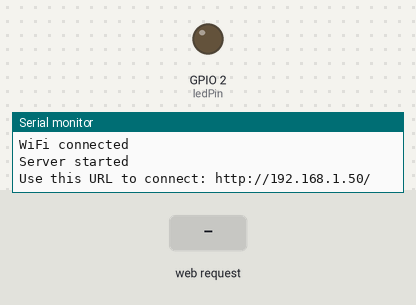
The sketch below on a simulated ESP8266 (NodeMCU). Parts: output pins drawn as LEDs (lit = HIGH), the last lines printed to the serial monitor. Inputs (shaded band) come from the test bench. WiFi joins after 1.5 s; servers stay silent unless stated.

Above: at 2.7 s.
2.8 s: HTTP request GET /LED=OFF received
At 4.0 s:
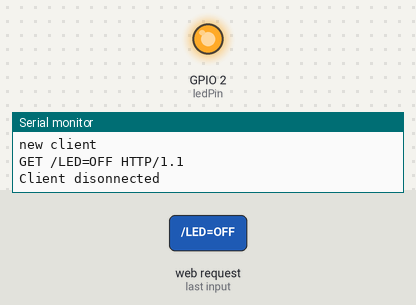
4.3 s: HTTP request GET /LED=ON received
At 5.1 s:
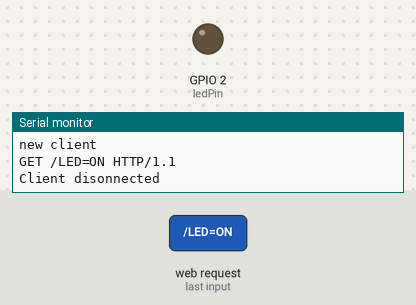
Timing chart, 0 to 7.3 s (numbered marks = the images above; inputs shaded):
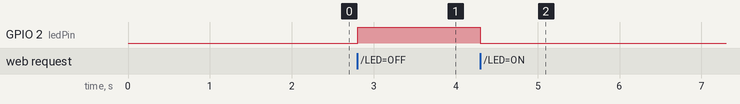

The sketch:

nodemcuOnlineTutorial.ino
```cpp
#include <ESP8266WiFi.h>

const char* ssid = "ii-home";
const char* password = "0936225432";

int ledPin = LED_BUILTIN;
WiFiServer server(80);

void setup() {
  Serial.begin(115200);
  delay(10);

  pinMode(ledPin, OUTPUT);
  digitalWrite(ledPin, LOW);
  WiFi.mode(WIFI_STA);

  // Connect to WiFi network
  Serial.print("Connecting to ");
  Serial.println(ssid);

  WiFi.begin(ssid, password);

  while (!WiFi.isConnected()) {
    delay(500);
    Serial.print(".");
    Serial.println("Wifi not connected yet");
  }
  Serial.println("");
  Serial.println("WiFi connected");

  // Start the server
  server.begin();
  Serial.println("Server started");

  // Print the IP address
  Serial.print("Use this URL to connect: ");
  Serial.print("http://");
  Serial.print(WiFi.localIP());
  Serial.println("/");

}

void loop() {
  // Check if a client has connected
  WiFiClient client = server.available();
  if (!client) {
    return;
  }

  // Wait until the client sends some data
  Serial.println("new client");
  while(!client.available()){
    delay(1);
  }

  // Read the first line of the request
  String request = client.readStringUntil('\r');
  Serial.println(request);
  client.flush();

  // Match the request

  int value = HIGH;
  if (request.indexOf("/LED=ON") != -1)  {
    digitalWrite(ledPin, LOW);
    value = LOW;
  }
  if (request.indexOf("/LED=OFF") != -1)  {
    digitalWrite(ledPin, HIGH);
    value = HIGH;
  }

  // Return the response
  client.println("HTTP/1.1 200 OK");
  client.println("Content-Type: text/html");
  client.println(""); //  do not forget this one
  client.println("<!DOCTYPE HTML>");
  client.println("<html>");

  client.print("Led pin is now: ");

  if(value == LOW) {
    client.print("On");
  } else {
    client.print("Off");
  }
  client.println("<br><br>");
  client.println("<a href=\"/LED=ON\"><button>Turn On </button></a>");
  client.println("<a href=\"/LED=OFF\"><button>Turn Off </button></a><br />");
  client.println("</html>");

  delay(1);
  Serial.println("Client disonnected");
  Serial.println("");
}
```

Measured:
- after the input at 2.8 s, GPIO 2 (ledPin): LOW → HIGH at once
- after the input at 4.3 s, GPIO 2 (ledPin): HIGH → LOW at once
